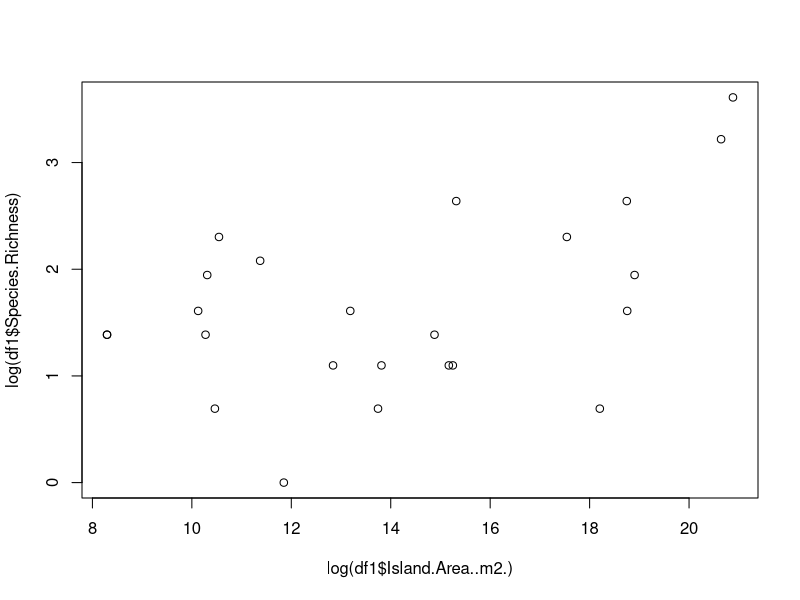

Source code (R):
####Running Models to find z scores

#load rar data file

df<-read.csv("s_area_trial.csv")
df$Area_km <- df$Island.Area..m2. / 1e+6 #turn it into square km
library(tidyverse)
colnames(df)
df1<-df %>%
  filter(!Island_or_Mainland == "Mainland") %>%
  filter(Study_ID =="14b") %>%
  filter(! Species.Richness == 0)
m1<-lm(data = df1, log(Species.Richness)~log(Area_km))
summary(m1)

plot(log(df1$Island.Area..m2.), log(df1$Species.Richness))
